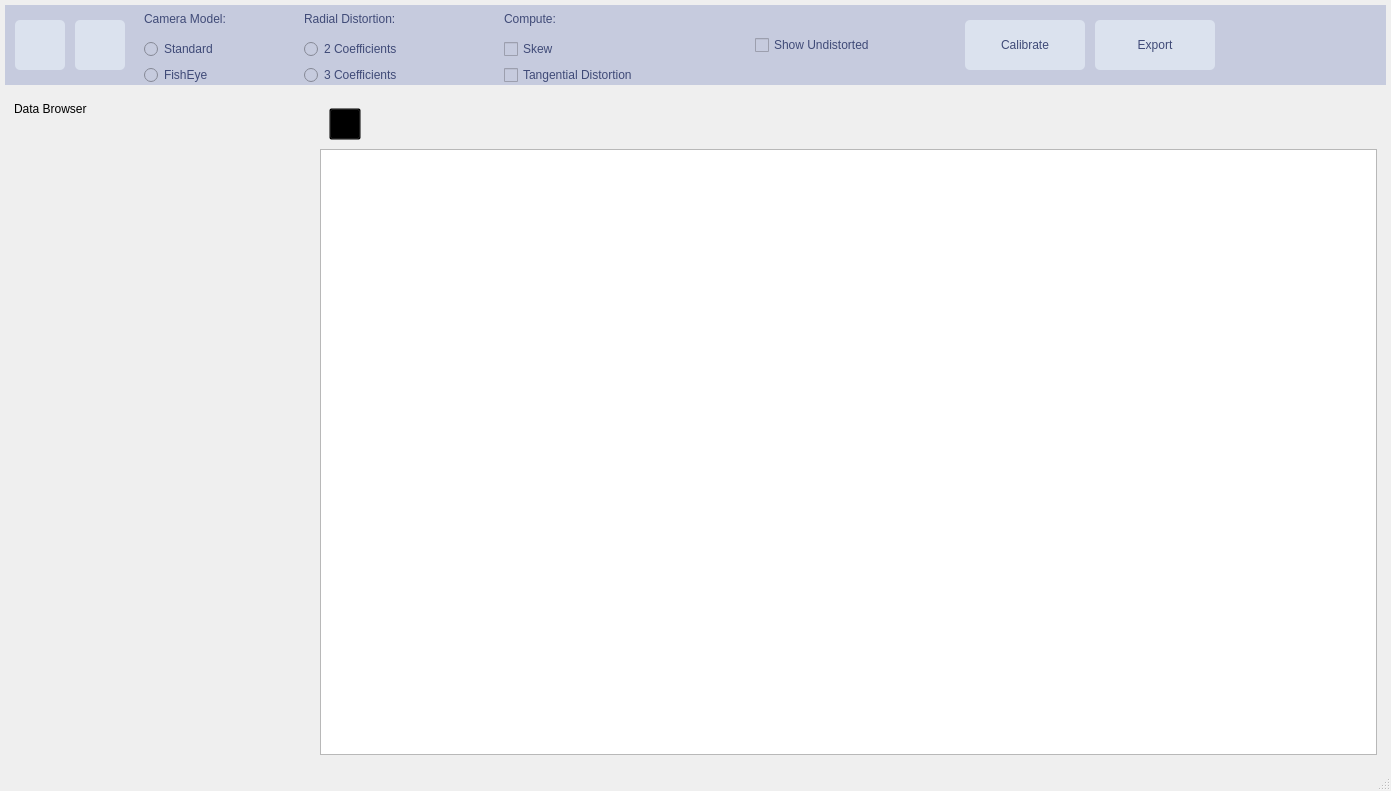
<?xml version="1.0" encoding="UTF-8"?>
<ui version="4.0">
 <class>MainWindow</class>
 <widget class="QMainWindow" name="MainWindow">
  <property name="geometry">
   <rect>
    <x>0</x>
    <y>0</y>
    <width>1391</width>
    <height>791</height>
   </rect>
  </property>
  <property name="windowTitle">
   <string>MainWindow</string>
  </property>
  <widget class="QWidget" name="centralwidget">
   <layout class="QVBoxLayout" name="verticalLayout_2">
    <property name="spacing">
     <number>5</number>
    </property>
    <property name="leftMargin">
     <number>5</number>
    </property>
    <property name="topMargin">
     <number>5</number>
    </property>
    <property name="rightMargin">
     <number>5</number>
    </property>
    <property name="bottomMargin">
     <number>5</number>
    </property>
    <item>
     <widget class="QWidget" name="widget_3" native="true">
      <property name="minimumSize">
       <size>
        <width>0</width>
        <height>80</height>
       </size>
      </property>
      <property name="maximumSize">
       <size>
        <width>16777215</width>
        <height>80</height>
       </size>
      </property>
      <property name="styleSheet">
       <string notr="true">background-color:#C6CBDE;
color:#3F4A77;</string>
      </property>
      <layout class="QHBoxLayout" name="horizontalLayout_5">
       <property name="spacing">
        <number>10</number>
       </property>
       <property name="leftMargin">
        <number>10</number>
       </property>
       <property name="topMargin">
        <number>0</number>
       </property>
       <property name="rightMargin">
        <number>0</number>
       </property>
       <property name="bottomMargin">
        <number>0</number>
       </property>
       <item>
        <widget class="QPushButton" name="pushButton_6">
         <property name="minimumSize">
          <size>
           <width>50</width>
           <height>50</height>
          </size>
         </property>
         <property name="maximumSize">
          <size>
           <width>16777215</width>
           <height>50</height>
          </size>
         </property>
         <property name="styleSheet">
          <string notr="true">background-color:#DBE2EE;
border-radius:5px;</string>
         </property>
         <property name="text">
          <string/>
         </property>
         <property name="icon">
          <iconset resource="res.qrc">
           <normaloff>:/img/camera.png</normaloff>:/img/camera.png</iconset>
         </property>
        </widget>
       </item>
       <item>
        <widget class="QPushButton" name="pushButton">
         <property name="minimumSize">
          <size>
           <width>50</width>
           <height>50</height>
          </size>
         </property>
         <property name="maximumSize">
          <size>
           <width>80</width>
           <height>50</height>
          </size>
         </property>
         <property name="styleSheet">
          <string notr="true">background-color:#DBE2EE;
border-radius:5px;</string>
         </property>
         <property name="text">
          <string/>
         </property>
         <property name="icon">
          <iconset resource="res.qrc">
           <normaloff>:/img/add.png</normaloff>:/img/add.png</iconset>
         </property>
        </widget>
       </item>
       <item>
        <widget class="QWidget" name="widget_6" native="true">
         <property name="minimumSize">
          <size>
           <width>150</width>
           <height>0</height>
          </size>
         </property>
         <layout class="QVBoxLayout" name="verticalLayout_5">
          <property name="topMargin">
           <number>0</number>
          </property>
          <property name="bottomMargin">
           <number>0</number>
          </property>
          <item>
           <widget class="QLabel" name="label_3">
            <property name="text">
             <string>Camera Model:</string>
            </property>
           </widget>
          </item>
          <item>
           <widget class="QRadioButton" name="radioButton_3">
            <property name="text">
             <string>Standard</string>
            </property>
           </widget>
          </item>
          <item>
           <widget class="QRadioButton" name="radioButton_4">
            <property name="text">
             <string>FishEye</string>
            </property>
           </widget>
          </item>
         </layout>
        </widget>
       </item>
       <item>
        <widget class="QStackedWidget" name="stackedWidget_2">
         <property name="currentIndex">
          <number>0</number>
         </property>
         <widget class="QWidget" name="page_3">
          <layout class="QHBoxLayout" name="horizontalLayout_2">
           <property name="spacing">
            <number>0</number>
           </property>
           <property name="leftMargin">
            <number>0</number>
           </property>
           <property name="topMargin">
            <number>0</number>
           </property>
           <property name="rightMargin">
            <number>0</number>
           </property>
           <property name="bottomMargin">
            <number>0</number>
           </property>
           <item>
            <widget class="QWidget" name="widget_2" native="true">
             <property name="minimumSize">
              <size>
               <width>200</width>
               <height>0</height>
              </size>
             </property>
             <layout class="QVBoxLayout" name="verticalLayout_3">
              <property name="topMargin">
               <number>0</number>
              </property>
              <property name="bottomMargin">
               <number>0</number>
              </property>
              <item>
               <widget class="QLabel" name="label_2">
                <property name="minimumSize">
                 <size>
                  <width>200</width>
                  <height>0</height>
                 </size>
                </property>
                <property name="text">
                 <string>Radial Distortion:</string>
                </property>
               </widget>
              </item>
              <item>
               <widget class="QRadioButton" name="radioButton">
                <property name="text">
                 <string>2 Coefficients</string>
                </property>
               </widget>
              </item>
              <item>
               <widget class="QRadioButton" name="radioButton_2">
                <property name="text">
                 <string>3 Coefficients</string>
                </property>
               </widget>
              </item>
             </layout>
            </widget>
           </item>
           <item>
            <widget class="QWidget" name="widget_7" native="true">
             <property name="minimumSize">
              <size>
               <width>250</width>
               <height>0</height>
              </size>
             </property>
             <layout class="QVBoxLayout" name="verticalLayout_6">
              <property name="topMargin">
               <number>0</number>
              </property>
              <property name="bottomMargin">
               <number>0</number>
              </property>
              <item>
               <widget class="QLabel" name="label_4">
                <property name="text">
                 <string>Compute:</string>
                </property>
               </widget>
              </item>
              <item>
               <widget class="QCheckBox" name="checkBox_2">
                <property name="text">
                 <string>Skew</string>
                </property>
               </widget>
              </item>
              <item>
               <widget class="QCheckBox" name="checkBox_3">
                <property name="text">
                 <string>Tangential Distortion</string>
                </property>
               </widget>
              </item>
             </layout>
            </widget>
           </item>
          </layout>
         </widget>
         <widget class="QWidget" name="page_4"/>
        </widget>
       </item>
       <item>
        <widget class="QCheckBox" name="checkBox">
         <property name="minimumSize">
          <size>
           <width>200</width>
           <height>0</height>
          </size>
         </property>
         <property name="text">
          <string>Show Undistorted</string>
         </property>
        </widget>
       </item>
       <item>
        <widget class="QPushButton" name="pushButton_2">
         <property name="minimumSize">
          <size>
           <width>120</width>
           <height>50</height>
          </size>
         </property>
         <property name="maximumSize">
          <size>
           <width>16777215</width>
           <height>50</height>
          </size>
         </property>
         <property name="styleSheet">
          <string notr="true">background-color:#DBE2EE;
border-radius:5px;</string>
         </property>
         <property name="text">
          <string>Calibrate</string>
         </property>
         <property name="icon">
          <iconset resource="res.qrc">
           <normaloff>:/img/start.png</normaloff>:/img/start.png</iconset>
         </property>
        </widget>
       </item>
       <item>
        <widget class="QPushButton" name="pushButton_3">
         <property name="minimumSize">
          <size>
           <width>120</width>
           <height>50</height>
          </size>
         </property>
         <property name="maximumSize">
          <size>
           <width>16777215</width>
           <height>50</height>
          </size>
         </property>
         <property name="styleSheet">
          <string notr="true">background-color:#DBE2EE;
border-radius:5px;</string>
         </property>
         <property name="text">
          <string>Export</string>
         </property>
         <property name="icon">
          <iconset resource="res.qrc">
           <normaloff>:/img/export.png</normaloff>:/img/export.png</iconset>
         </property>
        </widget>
       </item>
       <item>
        <spacer name="horizontalSpacer">
         <property name="orientation">
          <enum>Qt::Horizontal</enum>
         </property>
         <property name="sizeHint" stdset="0">
          <size>
           <width>437</width>
           <height>20</height>
          </size>
         </property>
        </spacer>
       </item>
      </layout>
     </widget>
    </item>
    <item>
     <widget class="QWidget" name="widget_4" native="true">
      <layout class="QHBoxLayout" name="horizontalLayout_4">
       <item>
        <widget class="QWidget" name="widget" native="true">
         <property name="maximumSize">
          <size>
           <width>300</width>
           <height>16777215</height>
          </size>
         </property>
         <layout class="QVBoxLayout" name="verticalLayout">
          <property name="spacing">
           <number>0</number>
          </property>
          <property name="leftMargin">
           <number>0</number>
          </property>
          <property name="topMargin">
           <number>0</number>
          </property>
          <property name="rightMargin">
           <number>0</number>
          </property>
          <property name="bottomMargin">
           <number>0</number>
          </property>
          <item>
           <widget class="QLabel" name="label">
            <property name="minimumSize">
             <size>
              <width>250</width>
              <height>20</height>
             </size>
            </property>
            <property name="maximumSize">
             <size>
              <width>250</width>
              <height>20</height>
             </size>
            </property>
            <property name="text">
             <string>Data Browser</string>
            </property>
           </widget>
          </item>
          <item>
           <widget class="ListWidget" name="listWidget" native="true">
            <property name="minimumSize">
             <size>
              <width>300</width>
              <height>0</height>
             </size>
            </property>
            <property name="maximumSize">
             <size>
              <width>300</width>
              <height>16777215</height>
             </size>
            </property>
            <property name="styleSheet">
             <string notr="true">border:none;</string>
            </property>
           </widget>
          </item>
         </layout>
        </widget>
       </item>
       <item>
        <widget class="QStackedWidget" name="stackedWidget">
         <property name="currentIndex">
          <number>1</number>
         </property>
         <widget class="QWidget" name="page">
          <layout class="QHBoxLayout" name="horizontalLayout_3">
           <property name="spacing">
            <number>0</number>
           </property>
           <property name="leftMargin">
            <number>0</number>
           </property>
           <property name="topMargin">
            <number>0</number>
           </property>
           <property name="rightMargin">
            <number>0</number>
           </property>
           <property name="bottomMargin">
            <number>0</number>
           </property>
           <item>
            <widget class="QTabWidget" name="tabWidget">
             <property name="currentIndex">
              <number>-1</number>
             </property>
            </widget>
           </item>
          </layout>
         </widget>
         <widget class="QWidget" name="page_2">
          <layout class="QVBoxLayout" name="verticalLayout_4">
           <property name="spacing">
            <number>0</number>
           </property>
           <property name="leftMargin">
            <number>0</number>
           </property>
           <property name="topMargin">
            <number>0</number>
           </property>
           <property name="rightMargin">
            <number>0</number>
           </property>
           <property name="bottomMargin">
            <number>0</number>
           </property>
           <item>
            <widget class="QWidget" name="widget_5" native="true">
             <layout class="QHBoxLayout" name="horizontalLayout">
              <item>
               <widget class="QPushButton" name="pushButton_4">
                <property name="minimumSize">
                 <size>
                  <width>32</width>
                  <height>32</height>
                 </size>
                </property>
                <property name="maximumSize">
                 <size>
                  <width>32</width>
                  <height>32</height>
                 </size>
                </property>
                <property name="styleSheet">
                 <string notr="true">border-image: url(:/img/return.png);
background:transparent;</string>
                </property>
                <property name="text">
                 <string/>
                </property>
               </widget>
              </item>
              <item>
               <spacer name="horizontalSpacer_2">
                <property name="orientation">
                 <enum>Qt::Horizontal</enum>
                </property>
                <property name="sizeHint" stdset="0">
                 <size>
                  <width>988</width>
                  <height>20</height>
                 </size>
                </property>
               </spacer>
              </item>
             </layout>
            </widget>
           </item>
           <item>
            <widget class="QPlainTextEdit" name="plainTextEdit">
             <property name="maximumSize">
              <size>
               <width>16777215</width>
               <height>16777215</height>
              </size>
             </property>
            </widget>
           </item>
          </layout>
         </widget>
        </widget>
       </item>
      </layout>
     </widget>
    </item>
   </layout>
  </widget>
  <widget class="QMenuBar" name="menubar">
   <property name="geometry">
    <rect>
     <x>0</x>
     <y>0</y>
     <width>1391</width>
     <height>18</height>
    </rect>
   </property>
  </widget>
  <widget class="QStatusBar" name="statusbar"/>
 </widget>
 <customwidgets>
  <customwidget>
   <class>ListWidget</class>
   <extends>QWidget</extends>
   <header>listwidget.h</header>
   <container>1</container>
  </customwidget>
 </customwidgets>
 <resources>
  <include location="res.qrc"/>
 </resources>
 <connections/>
</ui>
